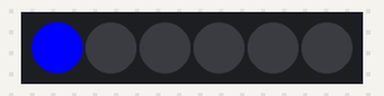
Simulated run of this sketch. Board: Arduino Uno, built with avr-gcc and run on an emulated ATmega328P. On the bench: 6 RGB LEDs in strip order, left to right.

Above: at 0.01 s.
At 0.6 s:
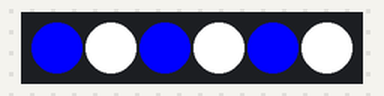

The sketch:

Actee_setup.ino
```cpp
#include <Adafruit_NeoPixel.h>
#ifdef AVR
  #include <avr/power.h>
#endif

#define PIN 7
#define NUMPIXELS 6

Adafruit_NeoPixel pixels = Adafruit_NeoPixel(NUMPIXELS, PIN, NEO_GRB + NEO_KHZ800);

void setup() {
    pixels.begin();

    pixels.setPixelColor(0, 0, 0, 255);
    pixels.show();
    delay(100);
    pixels.setPixelColor(1, 255, 255, 255);
    pixels.show();
    delay(100);
    pixels.setPixelColor(2, 0, 0, 255);
    pixels.show();
    delay(100);
    pixels.setPixelColor(3, 255, 255, 255);
    pixels.show();
    delay(100);
    pixels.setPixelColor(4, 0, 0, 255);
    pixels.show();
    delay(100);
    pixels.setPixelColor(5, 255, 255, 255);
    pixels.show();
}

void loop() {
}
```
